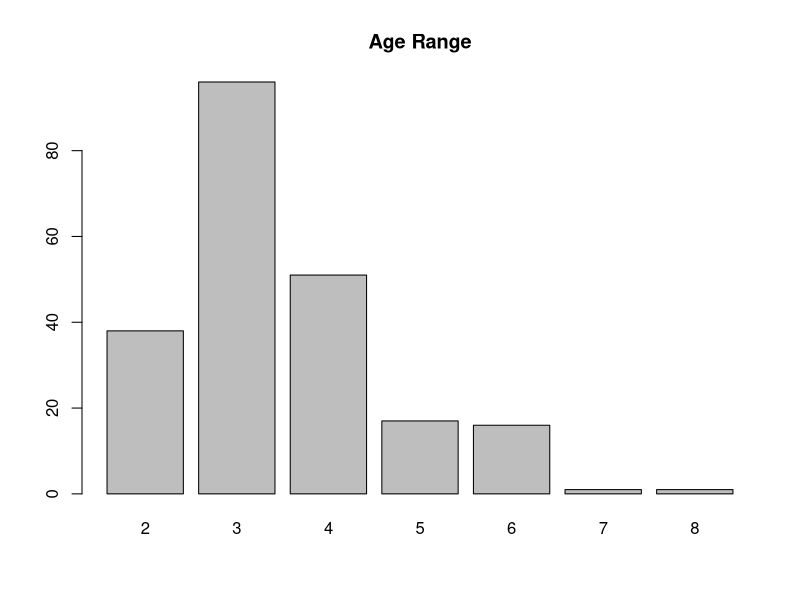
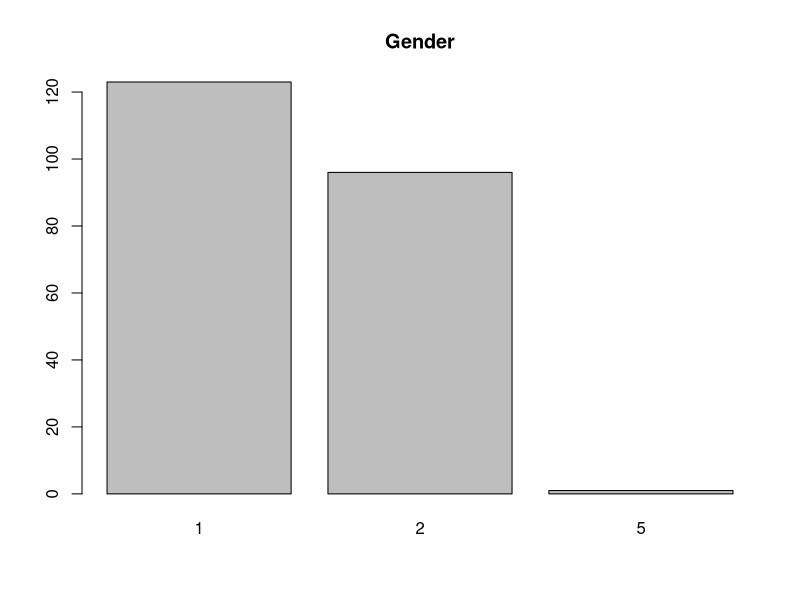
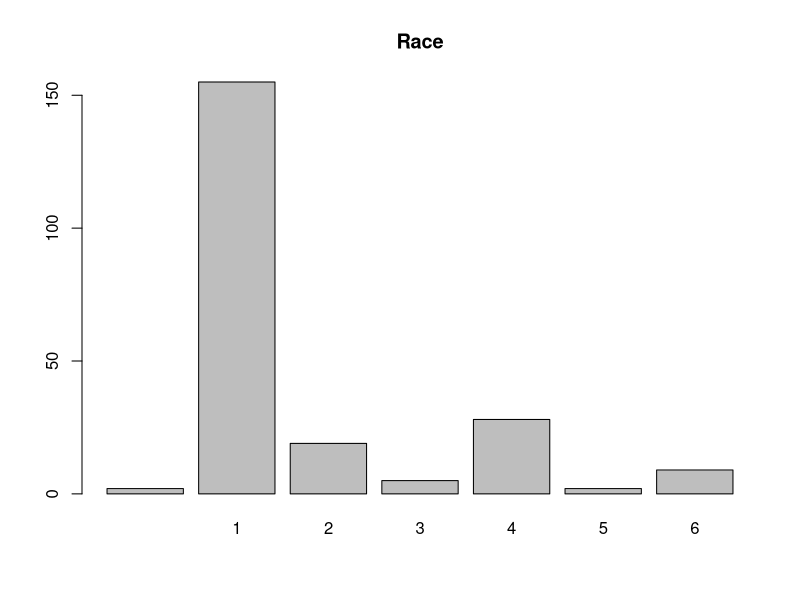
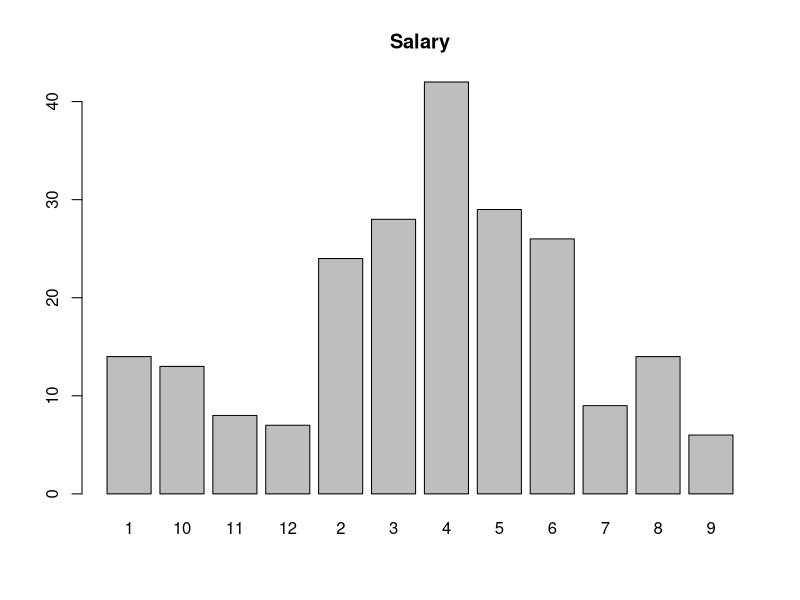
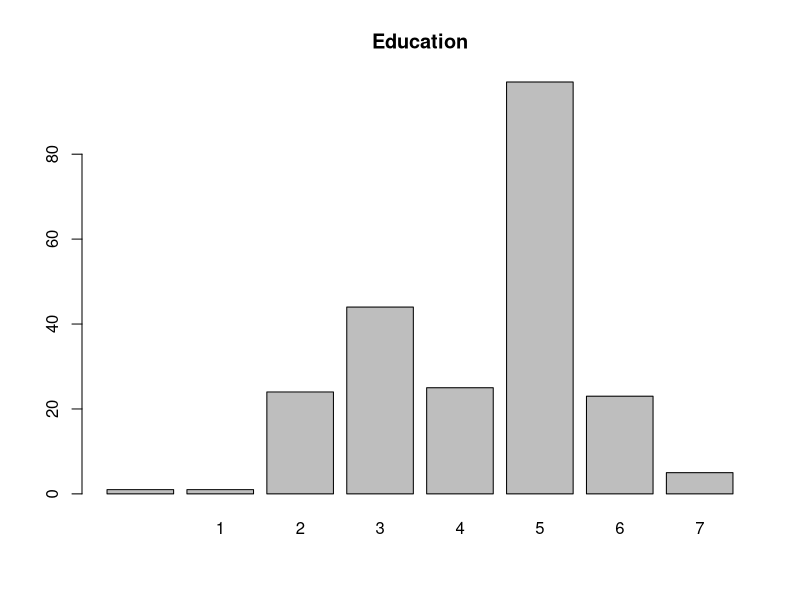
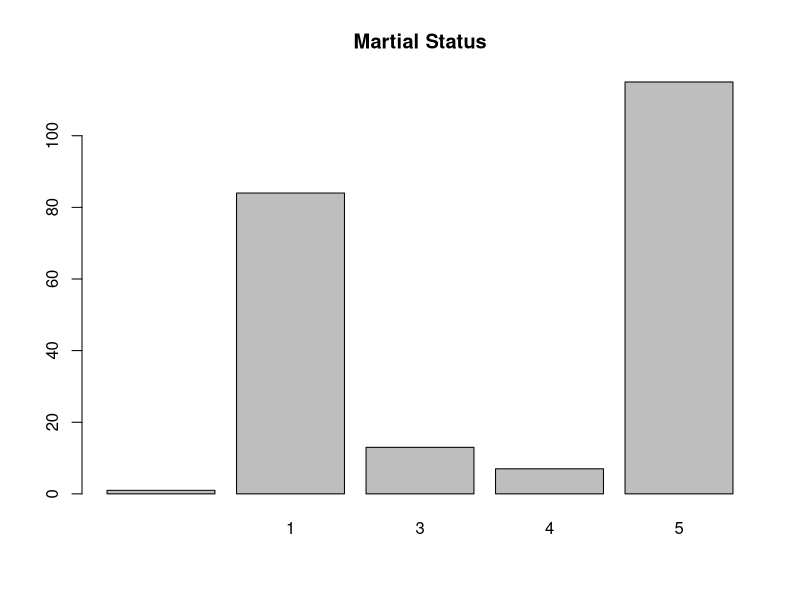
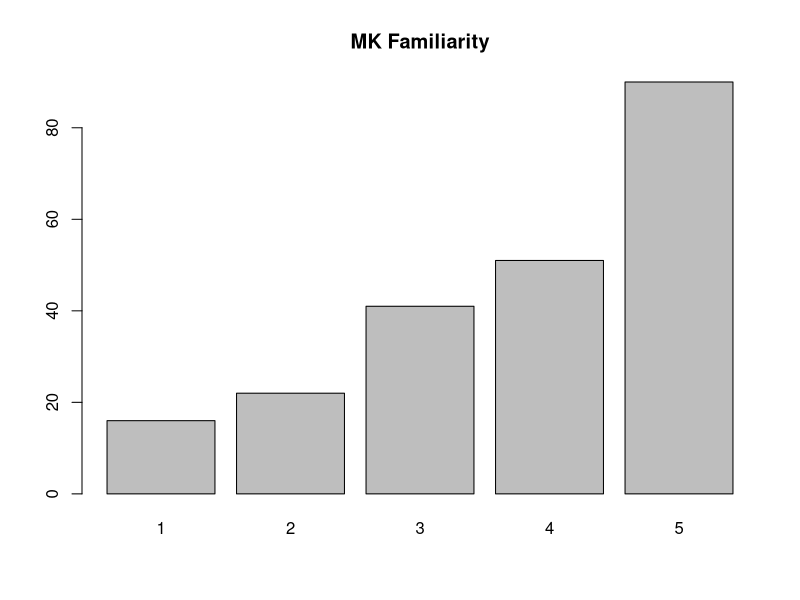

Source code (R) for these figures, in order: (Note: this script raises an error after producing the figures.)
## ---- chunk 1
knitr::opts_chunk$set(echo = TRUE)
## ---- chunk 2
library(data.table)
#library(mlogit)
library(ggplot2)
## ---- chunk 3

pilot_data <- read.csv("./data/w241_final_project_final_data_numeric.csv", header = TRUE, stringsAsFactors=FALSE)

#remove the header rows and preview data
pilot_data1 <- pilot_data[-1:-2,]
pilot_data1 <- pilot_data1[which(pilot_data1$DistributionChannel != 'preview'),]

## ---- chunk 4
pilot_data1$duration <- as.numeric(pilot_data1$Duration..in.seconds.)
print(sprintf("Mean duration of survey completition in minutes: %.4f.", mean(pilot_data1$duration)/60))
## ---- chunk 5

barplot(table(pilot_data1$Q18), main='Age Range')

barplot(table(pilot_data1$Q16), main='Gender')
barplot(table(pilot_data1$Q45), main='Race')
barplot(table(pilot_data1$Q20), main='Salary')
barplot(table(pilot_data1$Q46), main='Education')
barplot(table(pilot_data1$Q47), main='Martial Status')
barplot(table(pilot_data1$Q29), main='MK Familiarity')

## ---- chunk 6
#Code which video the person watched

pilot_data1$kondo_video_01 <- ifelse(pilot_data1$Q21 == "" & pilot_data1$Q22 != "", 0, NaN)
pilot_data1$kondo_video_01 <- ifelse(pilot_data1$Q21 != "" & pilot_data1$Q22 == "", 1, pilot_data1$kondo_video_01)

#25,30
check_code <- pilot_data1[c("Q21", "Q22", "kondo_video_01")]

count(check_code, vars=kondo_video_01)
                              
## ---- chunk 7
row1 <- pilot_data[1,]
print(row1$C1)
## ---- chunk 8
raw_data <- data.table(pilot_data1)
## ---- chunk 9
# map clothing attributes and levels to each option presented in each question
clothing <- raw_data[1, c("attr1.1.1", "attr1.1.2", "attr1.1.3", "attr1.2.1", "attr1.2.2", "attr1.2.3", "attr1.3.1", "attr1.3.2", "attr1.3.3", "attr1.4.1", "attr1.4.2", "attr1.4.3", "attr1.5.1", "attr1.5.2", "attr1.5.3", "attr1.6.1", "attr1.6.2", "attr1.6.3", "attr1.7.1", "attr1.7.2", "attr1.7.3", "attr1.8.1", "attr1.8.2", "attr1.8.3", "attr1.9.1", "attr1.9.2", "attr1.9.3", "attr1.10.1", "attr1.10.2", "attr1.10.3", "attr1.11.1", "attr1.11.2", "attr1.11.3", "attr1.12.1", "attr1.12.2", "attr1.12.3", "attr1.13.1", "attr1.13.2", "attr1.13.3", "attr1.14.1", "attr1.14.2", "attr1.14.3", "attr1.15.1", "attr1.15.2", "attr1.15.3")]
clothing
transpose(clothing)
## ---- chunk 10
# map book attributes and levels to each option presented in each question
book <- raw_data[1, c("attr2.1.1", "attr2.1.2", "attr2.1.3", "attr2.2.1", "attr2.2.2", "attr2.2.3", "attr2.3.1", "attr2.3.2", "attr2.3.3", "attr2.4.1", "attr2.4.2", "attr2.4.3", "attr2.5.1", "attr2.5.2", "attr2.5.3", "attr2.6.1", "attr2.6.2", "attr2.6.3", "attr2.7.1", "attr2.7.2", "attr2.7.3", "attr2.8.1", "attr2.8.2", "attr2.8.3", "attr2.9.1", "attr2.9.2", "attr2.9.3", "attr2.10.1", "attr2.10.2", "attr2.10.3", "attr2.11.1", "attr2.11.2", "attr2.11.3", "attr2.12.1", "attr2.12.2", "attr2.12.3", "attr2.13.1", "attr2.13.2", "attr2.13.3", "attr2.14.1", "attr2.14.2", "attr2.14.3", "attr2.15.1", "attr2.15.2", "attr2.15.3")]
transpose(book)
## ---- chunk 11
# map paper attributes and levels to each option presented in each question
paper <- raw_data[1, c("attr3.1.1", "attr3.1.2", "attr3.1.3", "attr3.2.1", "attr3.2.2", "attr3.2.3", "attr3.3.1", "attr3.3.2", "attr3.3.3", "attr3.4.1", "attr3.4.2", "attr3.4.3", "attr3.5.1", "attr3.5.2", "attr3.5.3", "attr3.6.1", "attr3.6.2", "attr3.6.3", "attr3.7.1", "attr3.7.2", "attr3.7.3", "attr3.8.1", "attr3.8.2", "attr3.8.3", "attr3.9.1", "attr3.9.2", "attr3.9.3", "attr3.10.1", "attr3.10.2", "attr3.10.3", "attr3.11.1", "attr3.11.2", "attr3.11.3", "attr3.12.1", "attr3.12.2", "attr3.12.3", "attr3.13.1", "attr3.13.2", "attr3.13.3", "attr3.14.1", "attr3.14.2", "attr3.14.3", "attr3.15.1", "attr3.15.2", "attr3.15.3")]
transpose(paper)
## ---- chunk 12
# map sentimental attributes and levels to each option presented in each question
sentimental <- raw_data[1, c("attr4.1.1", "attr4.1.2", "attr4.1.3", "attr4.2.1", "attr4.2.2", "attr4.2.3", "attr4.3.1", "attr4.3.2", "attr4.3.3", "attr4.4.1", "attr4.4.2", "attr4.4.3", "attr4.5.1", "attr4.5.2", "attr4.5.3", "attr4.6.1", "attr4.6.2", "attr4.6.3", "attr4.7.1", "attr4.7.2", "attr4.7.3", "attr4.8.1", "attr4.8.2", "attr4.8.3", "attr4.9.1", "attr4.9.2", "attr4.9.3", "attr4.10.1", "attr4.10.2", "attr4.10.3", "attr4.11.1", "attr4.11.2", "attr4.11.3", "attr4.12.1", "attr4.12.2", "attr4.12.3", "attr4.13.1", "attr4.13.2", "attr4.13.3", "attr4.14.1", "attr4.14.2", "attr4.14.3", "attr4.15.1", "attr4.15.2", "attr4.15.3")]
transpose(sentimental)
## ---- chunk 13
# create new data table with following structure:
# one row per option per question per correspondent
# dimension of table = # correspondent (219) x # question (15) x # option (3)
n_respondent = nrow(raw_data)
n_question = 15
n_option = 3
dt <- data.table(ResponseId = rep(raw_data$ResponseId, each = n_question*n_option),
                # id = rep(1:n_respondent, each = n_question*n_option),
                 question = rep(1:n_question, each = n_option),
                 option = 1:n_option,
                 clothing = transpose(clothing)$V1,
                 book = transpose(book)$V1,
                 paper = transpose(paper)$V1,
                 sentimental = transpose(sentimental)$V1)
  
dt
## ---- chunk 14
choice_1 <- raw_data[, c("ResponseId","C1", "C2", "C3", "C4", "C5", "C6", "C7", "C8", "C9", "C10", "C11", "C12", "C13", "C14", "C15")]
choice_1
## ---- chunk 15
choice_2 <- melt(choice_1, id.vars = c("ResponseId"), measured.ids = c("C1", "C2", "C3", "C4", "C5", "C6", "C7", "C8", "C9", "C10", "C11", "C12", "C13", "C14", "C15"))
choice_2
choice_2 <- choice_2[, .(ResponseId, variable = substring(variable, 2), value)]
choice_2
choice_3 <- choice_2[order(ResponseId), ]
choice_3
## ---- chunk 16
choice_4 <- vector()
for (i in 1:(n_respondent*n_question)) {
  if (choice_3[i, value] == 1) {
    choice_4 <- c(choice_4, 1, 0, 0)
  } else if (choice_3[i, value] == 2) {
    choice_4 <- c(choice_4, 0, 1, 0)
  } else {
    choice_4 <- c(choice_4, 0, 0, 1)
  }
}
choice_4[1:30]
## ---- chunk 17
choice <- data.table(ResponseId = rep(choice_3$ResponseId, each = n_option),
                     question = as.integer(rep(choice_3$variable, each = n_option)),
                     choice = choice_4,
                     option = rep(1:3))
choice
## ---- chunk 18
dt <- merge(dt, choice, by = c("ResponseId", "question", "option"))
dt
## ---- chunk 19
treatment_1 <- raw_data[, c("ResponseId","Q21", "Q22")]
treatment_1
## ---- chunk 20
#We have 1 respondent that attrited during the study
subset(treatment_1, Q21 == '' & Q22 =='')
## ---- chunk 21
treatment_1$treatment = ifelse(treatment_1$Q21 == 1, 1, 0)
treatment_1
## ---- chunk 22
treatment_2 = treatment_1[rep(seq_len(nrow(treatment_1)), each = n_question*n_option),]
treatment_2
## ---- chunk 23
treatment <- data.table(ResponseId = treatment_2$ResponseId,
                        treatment = treatment_2$treatment,
                        question = rep(1:15, each = n_option),
                        option = rep(1:3))
treatment
## ---- chunk 24
dt <- merge(dt, treatment, by = c("ResponseId", "question", "option"))
dt
## ---- chunk 25
write.csv(dt, file="output_data.csv")
## ---- chunk 26
#Verify that each option was displayed the same number of times
#Output shoes that everything appears to be working as expected

sentimental_df_display <- data.frame(table(dt$sentimental, dt$treatment))
clothing_df_display <- data.frame(table(dt$clothing, dt$treatment))
paper_df_display <- data.frame(table(dt$paper, dt$treatment))
book_df_display <- data.frame(table(dt$book, dt$treatment))


p <- ggplot(sentimental_df_display, aes(fill=Var1, y=Freq, x=Var2)) + 
    geom_bar(position="dodge", stat="identity") + 
    scale_fill_brewer(palette = "Set1") 
update_labels(p, list(x="Treatment"))

p <- ggplot(clothing_df_display, aes(fill=Var1, y=Freq, x=Var2)) + 
    geom_bar(position="dodge", stat="identity") + 
    scale_fill_brewer(palette = "Set1") 
update_labels(p, list(x="Treatment"))

p <- ggplot(paper_df_display, aes(fill=Var1, y=Freq, x=Var2)) + 
    geom_bar(position="dodge", stat="identity") + 
    scale_fill_brewer(palette = "Set1") 
update_labels(p, list(x="Treatment"))

p <- ggplot(book_df_display, aes(fill=Var1, y=Freq, x=Var2)) + 
    geom_bar(position="dodge", stat="identity") + 
    scale_fill_brewer(palette = "Set1") 
update_labels(p, list(x="Treatment"))


## ---- chunk 27

# CDC Counts analyze the data by counting number of times an attribute level is selected relative to number of times
# it was available as choice

#Review the number of selections for each option

selected_only <- subset(dt, choice==1)
sentimental_df <- data.frame(table(selected_only$sentimental, selected_only$treatment))
sentimental_df$counts <- ifelse(sentimental_df$Var2 == 1, sentimental_df$Freq / 1605, sentimental_df$Freq / 1695)

clothing_df <- data.frame(table(selected_only$clothing, selected_only$treatment))
clothing_df$counts <- ifelse(clothing_df$Var2 == 1, clothing_df$Freq / 1605, clothing_df$Freq / 1695)


paper_df <- data.frame(table(selected_only$paper, selected_only$treatment))
paper_df$counts <- ifelse(paper_df$Var2 == 1, paper_df$Freq / 1605, paper_df$Freq / 1695)

book_df <- data.frame(table(selected_only$book, selected_only$treatment))
book_df$counts <- ifelse(book_df$Var2 == 1, book_df$Freq / 1605, book_df$Freq / 1695)


p <- ggplot(sentimental_df, aes(fill=Var1, y=counts, x=Var2)) + 
    geom_bar(position="dodge", stat="identity") + 
    scale_fill_brewer(palette = "Set1") 
update_labels(p, list(x="Treatment"))

p <- ggplot(clothing_df, aes(fill=Var1, y=counts, x=Var2)) + 
    geom_bar(position="dodge", stat="identity") + 
    scale_fill_brewer(palette = "Set1") 
update_labels(p, list(x="Treatment"))

p <- ggplot(paper_df, aes(fill=Var1, y=counts, x=Var2)) + 
    geom_bar(position="dodge", stat="identity") + 
    scale_fill_brewer(palette = "Set1") 
update_labels(p, list(x="Treatment"))

p <- ggplot(book_df, aes(fill=Var1, y=counts, x=Var2)) + 
    geom_bar(position="dodge", stat="identity") + 
    scale_fill_brewer(palette = "Set1") 
update_labels(p, list(x="Treatment"))


## ---- chunk 28
dt$clothing_utility <- ifelse(dt$clothing == "One pair of shoes", -1, NaN)
dt$clothing_utility <- ifelse(dt$clothing == "Ten pairs of shoes", 0, dt$clothing_utility)
dt$clothing_utility <- ifelse(dt$clothing == "Fifty pairs of shoes", 1, dt$clothing_utility)


dt$book_utility <- ifelse(dt$book == "Zero paper books", -1, NaN)
dt$book_utility <- ifelse(dt$book == "A small case of books (~25 books)", 0, dt$book_utility)
dt$book_utility <- ifelse(dt$book == "A room full of books (100 books)", 1, dt$book_utility)


dt$paper_utility <- ifelse(dt$paper == "No tax documents stored after filing", -1, NaN)
dt$paper_utility <- ifelse(dt$paper == "Keep tax documents for 1 year after filing", 0, dt$paper_utility)
dt$paper_utility <- ifelse(dt$paper == "Keep tax documents for 5 years after filing", 1, dt$paper_utility)

dt$sent_utility <- ifelse(dt$sentimental == "Zero framed photographs of loved ones on display", -1, NaN)
dt$sent_utility <- ifelse(dt$sentimental == "Five framed photographs of loved ones on display", 0, dt$sent_utility)
dt$sent_utility <- ifelse(dt$sentimental == "Ten or more framed photographs of loved ones on display", 1, dt$sent_utility)


selected_only <- subset(dt, choice==1)

respondent_sum <- selected_only[, .(sum_clothing=sum(clothing_utility), 
                                    sum_paper=sum(paper_utility), 
                                    sum_book=sum(book_utility), 
                                    sum_sent=sum(sent_utility)),
                                keyby=.(ResponseId, treatment)]

respondent_sum$total_score <- rowSums(respondent_sum[,c(3,4,5,6)]) 


## ---- chunk 29
hist(respondent_sum$total_score, main="Score distribution all respondents")
hist(respondent_sum$total_score[respondent_sum$treatment==1], main="Score distribution, Treatment only")
hist(respondent_sum$total_score[respondent_sum$treatment==0], main="Score distribution, Control only")

hist(respondent_sum$sum_clothing, main="Clothing distribution all respondents")
hist(respondent_sum$sum_clothing[respondent_sum$treatment==1], main="Clothing distribution, Treatment only")
hist(respondent_sum$sum_clothing[respondent_sum$treatment==0], main="Clothing distribution, Control only")

hist(respondent_sum$sum_paper, main="Paper distribution all respondents")
hist(respondent_sum$sum_paper[respondent_sum$treatment==1], main="Paper distribution, Treatment only")
hist(respondent_sum$sum_paper[respondent_sum$treatment==0], main="Paper distribution, Control only")

hist(respondent_sum$sum_book, main="Book distribution all respondents")
hist(respondent_sum$sum_book[respondent_sum$treatment==1], main="Book distribution, Treatment only")
hist(respondent_sum$sum_book[respondent_sum$treatment==0], main="Book distribution, Control only")

hist(respondent_sum$sum_sent, main="Sentimental distribution all respondents")
hist(respondent_sum$sum_sent[respondent_sum$treatment==1], main="Sentimental distribution, Treatment only")
hist(respondent_sum$sum_sent[respondent_sum$treatment==0], main="Sentimental distribution, Control only")


## ---- chunk 30
base_model <- lm(total_score ~ treatment, data = respondent_sum)
summary(base_model)
## ---- chunk 31
avg_choice = dt[choice==1, .(treatment, choice=rowMeans(.SD)), by=ResponseId, .SDcols = c("clothing_utility", "book_utility", "paper_utility", "sent_utility")]
choice_control = avg_choice[treatment==0, choice]
choice_treatment = avg_choice[treatment==1, choice]
t.test(choice_control, choice_treatment)
## ---- chunk 32
avg_set = avg_choice[, .(avg=mean(choice)), by=.(ResponseId, treatment)]
model=lm(avg_set[, avg] ~ avg_set[, treatment])
summary(model)
## ---- chunk 33
sum_choice = dt[choice==1, .(treatment, choice=rowSums(.SD)), by=ResponseId, .SDcols = c("clothing_utility", "book_utility", "paper_utility", "sent_utility")]
sum_set = sum_choice[, .(total=sum(choice)), by=.(ResponseId, treatment)]
## ---- chunk 34
model=lm(sum_set[, total] ~ sum_set[, treatment])
summary(model)
